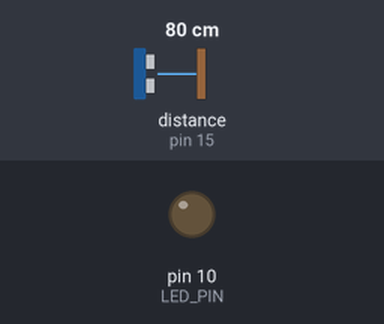
A sketch run on a simulated Arduino Uno, built with avr-gcc and run on an emulated ATmega328P. Shown: output pins drawn as LEDs (lit = HIGH). Wiring (inferred from the names in the program): ultrasonic range finder: trigger pin 12; echo pin 15. Inputs (shaded band) come from the test bench; at power-on: distance to the obstacle (sensor on pin 15) 80 cm. The echo pulse lasts 58.3 µs per cm; pins used as bus, display or sensor lines are not drawn; what the sketch prints to the serial monitor is not drawn.

Above: at 1.8 s.
1.9 s: distance to the obstacle (sensor on pin 15) set to 12 cm
3.4 s: distance to the obstacle (sensor on pin 15) set to 9 cm
At 4.4 s:
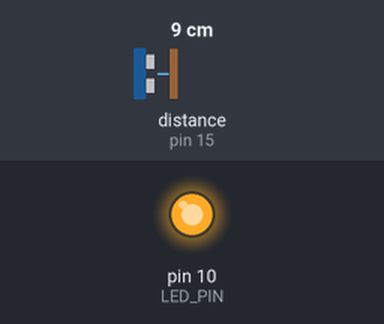
5.5 s: distance to the obstacle (sensor on pin 15) set to 18 cm
At 7.2 s:
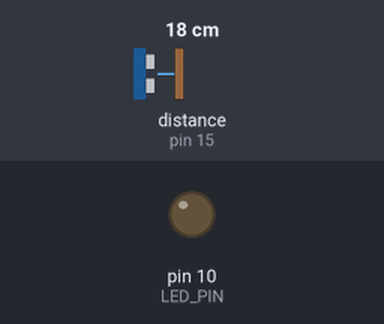
7.5 s: distance to the obstacle (sensor on pin 15) set to 2 cm
At 8.8 s:
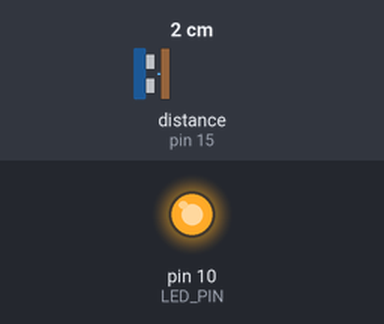
Timing chart, 0 to 10.5 s (numbered marks = the images above; inputs shaded):
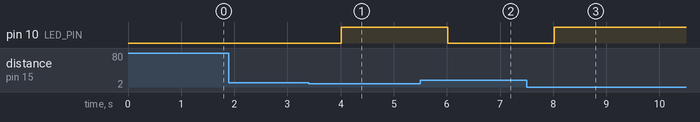

Measured:
- the behaviour switches between 11 and 10 cm on distance to the obstacle (sensor on pin 15) (found by bisection; images 0 and 1)
- after the input at 1.9 s, every drawn part: stays the same
- after the input at 3.4 s, pin 10 (LED_PIN): LOW → HIGH after 0.62 s
- after the input at 5.5 s, pin 10 (LED_PIN): HIGH → LOW after 0.52 s
- after the input at 7.5 s, pin 10 (LED_PIN): LOW → HIGH after 0.52 s

The sketch:

CODE_Workshop_3.1.ino
```cpp
#define trigPin 12 //แก้ไขที่ pin echo
#define echoPin 15
#define LED_PIN 10
void setup() {
  Serial.begin (115200);
  pinMode(trigPin, OUTPUT);
  pinMode(echoPin, INPUT);
  pinMode(LED_PIN,OUTPUT);
}

void loop() {
  int distance = Ultrasonic();
  Serial.println("ระยะ " + String(distance) + " cm");
  if(distance<10){
    digitalWrite(LED_PIN,HIGH);
  }
  else{
    digitalWrite(LED_PIN,LOW);
  }
  delay(1000);
}

int Ultrasonic() {
  long duration, Distance;
  digitalWrite(trigPin, LOW);
  delayMicroseconds(2);
  digitalWrite(trigPin, HIGH);
  delayMicroseconds(10);
  digitalWrite(trigPin, LOW);
  duration = pulseIn(echoPin, HIGH);
  Distance = duration / 58.2;
  return Distance;
}
```
